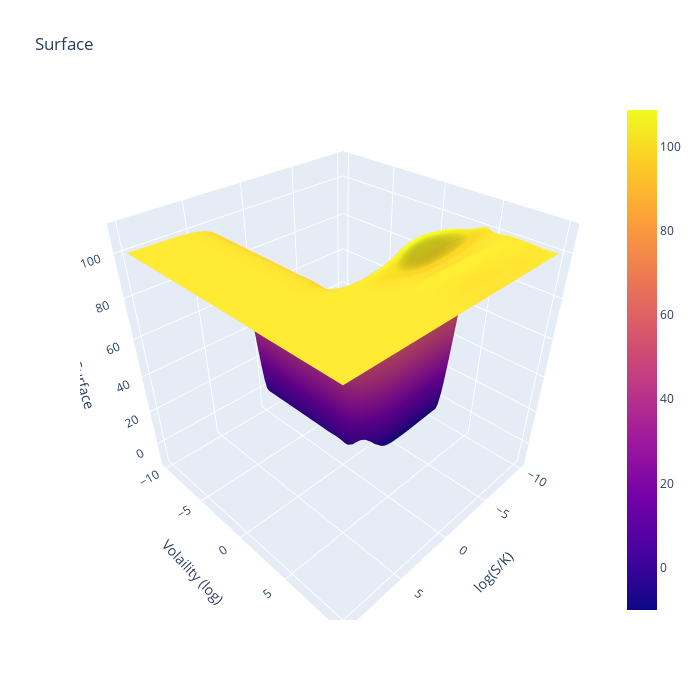

The code cell stored with this chart in its notebook:
### Code cell
fig = go.Figure(data=[go.Surface(z=surface_spline, x=x, y=y)])

fig.update_layout(title='Surface', autosize=True,
                  width=700, height=700,
                  scene=dict(
        xaxis_title='log(S/K)',
        yaxis_title='Volaility (log)',
        zaxis_title='Surface'))
